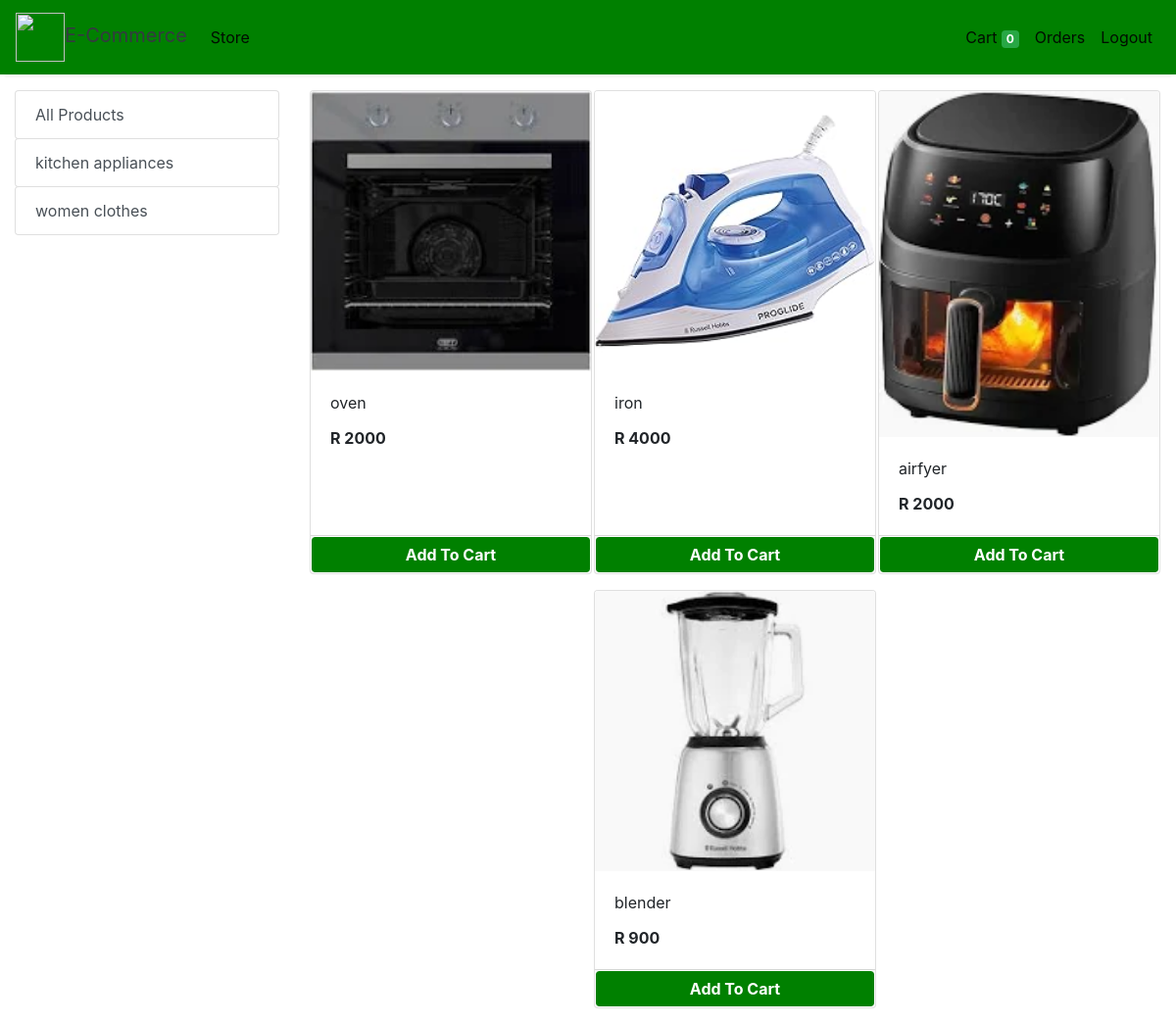
Screenshot of /store?category=1 (signed in) with the database file from the repository.
### store/models/category.py (models this page shows, shortened)
class Category(models.Model):
    name= models.CharField(max_length=50)
    @staticmethod
    def get_all_categories():
        return Category.objects.all()

### store/models/product.py (models this page shows, shortened)
class Products(models.Model):
    name = models.CharField(max_length=60)
    price= models.IntegerField(default=0)
    category= models.ForeignKey(Category,on_delete=models.CASCADE,default=1 )
    description= models.CharField(max_length=250, default='', blank=True, null= True)
    image= models.ImageField(upload_to='uploads/products/')
    @staticmethod
    def get_all_products_by_categoryid(category_id):
        if category_id:
            return Products.objects.filter (category=category_id)
        else:
            return Products.get_all_products();

### store/views/home.py (the view)
# urls.py: path('' , include('store.urls'))
def store(request):
    cart = request.session.get('cart')
    if not cart:
        request.session['cart'] = {}
    products = None
    categories = Category.get_all_categories()
    categoryID = request.GET.get('category')
    if categoryID:
        products = Products.get_all_products_by_categoryid(categoryID)
    else:
        products = Products.get_all_products();
    data = {}
    data['products'] = products
    data['categories'] = categories
    print('you are : ', request.session.get('email'))
    return render(request, 'index.html', data)

### store/templatetags/cart.py (called while the page is built)
@register.filter (name='is_in_cart')
def is_in_cart(product, cart):
    keys = cart.keys ()
    for id in keys:
        if int (id) == product.id:
            return True
    return False;

### store/templatetags/custom_filter.py (called while the page is built)
@register.filter(name='currency')
def currency(number):
    return "R "+str(number)

### store/templates/index.html (shortened to what this page needs)
{% extends 'base.html' %}
{% block content %}
{% load cart %}
{% load custom_filter %}
<div class="container-fluid mt-3">
	<div class="row">
		<div class="col-lg-3 mx-auto">
			<div class="list-group">
				<a href="/" class="list-group-item list-group-item-action btn btn-outline-success">All Products</a>
				{% for category in categories %}
				<a href="/?category={{category.id}}"
					class="list-group-item list-group-item-action btn btn-outline-success ">{{category.name}}</a>
				{% endfor %}
			</div>
		</div>
		<div id='products' class="col-lg-9 mx-auto">
			<div class="row mx-auto">
				{% for product in products %}
				<div class="card mx-auto mb-3" id={{product.id}} style="width: 18rem;">
					<img class="card-img-top" src="{{product.image.url}}" alt="Card image cap">
					<div class="card-body">
						<p class="card-title">{{product.name}}</p>
						<p class="card-text"><b>{{product.price|currency}}</b></p>
					</div>
					<div class="card-footer p-0 no-gutters">
						{% if product|is_in_cart:request.session.cart %}
						<div class="row no-gutters">
							<form action="/#{{product.id}}" class="col-2 " method="post">
								{% csrf_token %}
								<input hidden type="text" name='product' value='{{product.id}}'>
								<input hidden type="text" name='remove' value='True'>
								<input type="submit" value=" - " class="btn btn-block btn-success border-right">
							</form>
							<div class="text-center col btn btn-success">{{product|cart_quantity:request.session.cart}} in Cart</div>
							<form action="/#{{product.id}}" class="col-2 " method="post">
								{% csrf_token %}
								<input hidden type="text" name='product' value='{{product.id}}'>
								<input type="submit" value=" + " class="btn btn-block btn-success border-left">
							</form>
						</div>
						{% else %}
						<form action="/#{{product.id}}" method="POST" class="btn-block">
							<input type="submit" class="float-right btn btn-success form-control" style="background-color:green;border-color: white;font-weight: bolder;"
                    value="Add To Cart">
						</form>
						{% endif %}
					</div>
				</div>
				{% endfor %}
			</div>
		</div>
	</div>
</div>
{% endblock %}

### rows the page displays
Category: name "kitchen appliances"
Category: name "women clothes"
Products: image (picture), name "oven", price "R 2000"
Products: image (picture), name "iron", price "R 4000"
Products: image (picture), name "airfyer", price "R 2000"
Products: image (picture), name "blender", price "R 900"

### other values shown
{{ request.session.cart.keys|length }} "0"
